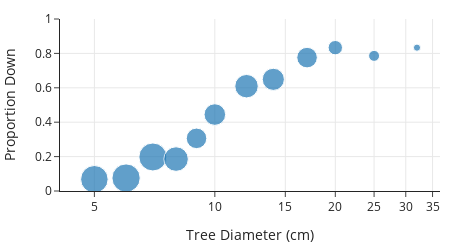

The code cell stored with this chart in its notebook:
### Markdown cell above
We can plot these proportions against tree diameter:

### Code cell
fig = px.scatter(tree_bins, x='diameter', y='proportion', size='count', log_x=True, 
        labels={'diameter':"Tree Diameter (cm)", 'proportion':"Proportion Down"},
         width=450, height=250)

fig.update_layout(yaxis_range=[0,1])
fig.show()

### Figure 1 — Plotly figure (JSON) as saved in the notebook; plotly's stock layout.template omitted (floating-point values rounded to 4 significant figures)
{"data": [{"hovertemplate": "Tree Diameter (cm)=%{x}<br>Proportion Down=%{y}<br>count=%{marker.size}<extra></extra>", "legendgroup": "", "marker": {"color": "#1F77B4", "size": [88, 93, 91, 70, 49, 54, 64, 57, 49, 24, 14, 6], "sizemode": "area", "sizeref": 0.2325, "symbol": "circle"}, "mode": "markers", "name": "", "orientation": "v", "showlegend": false, "type": "scatter", "x": [5, 6, 7, 8, 9, 10, 12, 14, 17, 20, 25, 32], "xaxis": "x", "y": [0.06818, 0.07527, 0.1978, 0.1857, 0.3061, 0.4444, 0.6094, 0.6491, 0.7755, 0.8333, 0.7857, 0.8333], "yaxis": "y"}], "layout": {"height": 250, "legend": {"itemsizing": "constant", "tracegroupgap": 0}, "width": 450, "xaxis": {"anchor": "y", "autorange": true, "domain": [0, 1], "range": [0.6131, 1.563], "title": {"text": "Tree Diameter (cm)"}, "type": "log"}, "yaxis": {"anchor": "x", "domain": [0, 1], "range": [0, 1], "title": {"text": "Proportion Down"}, "type": "linear"}}}
